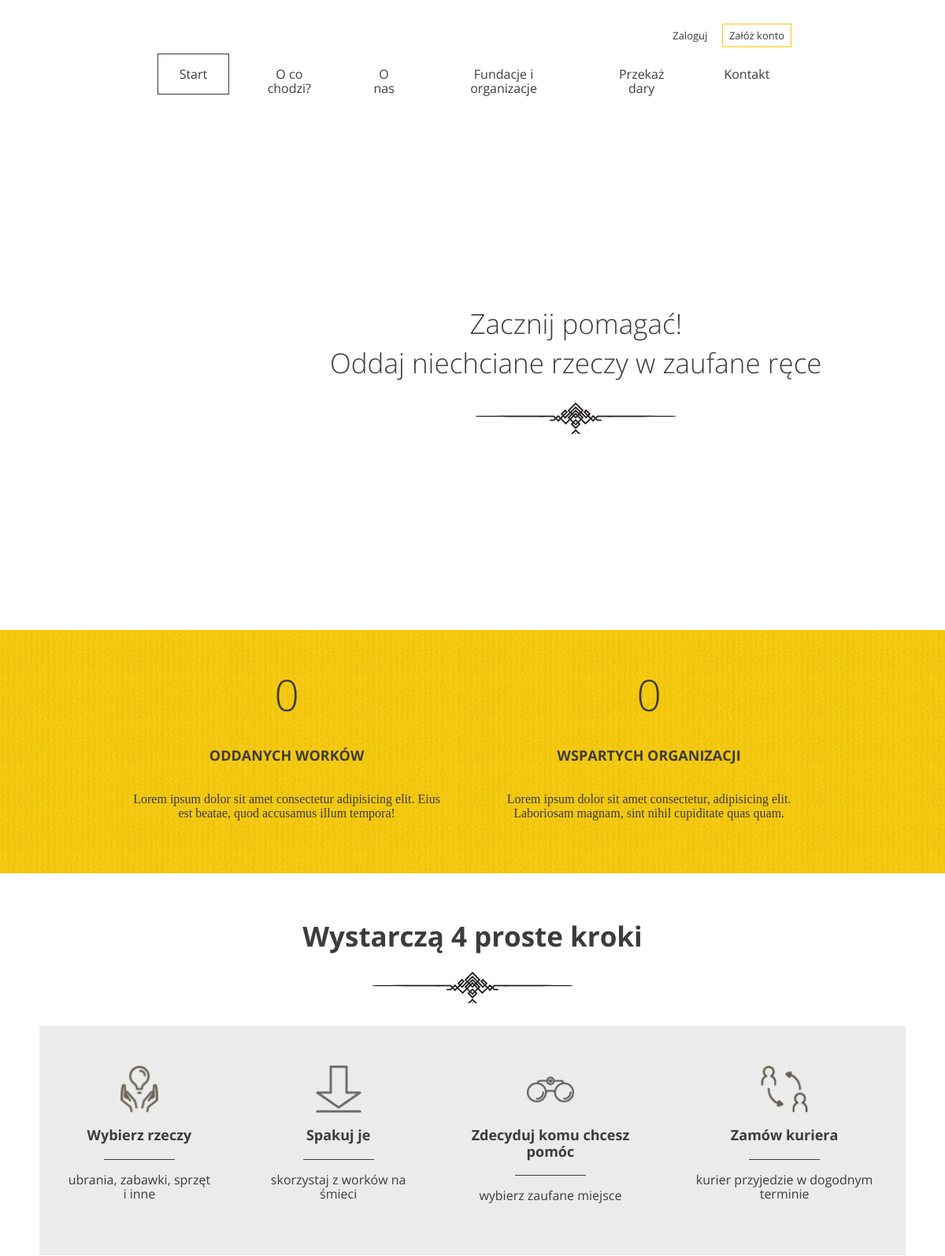
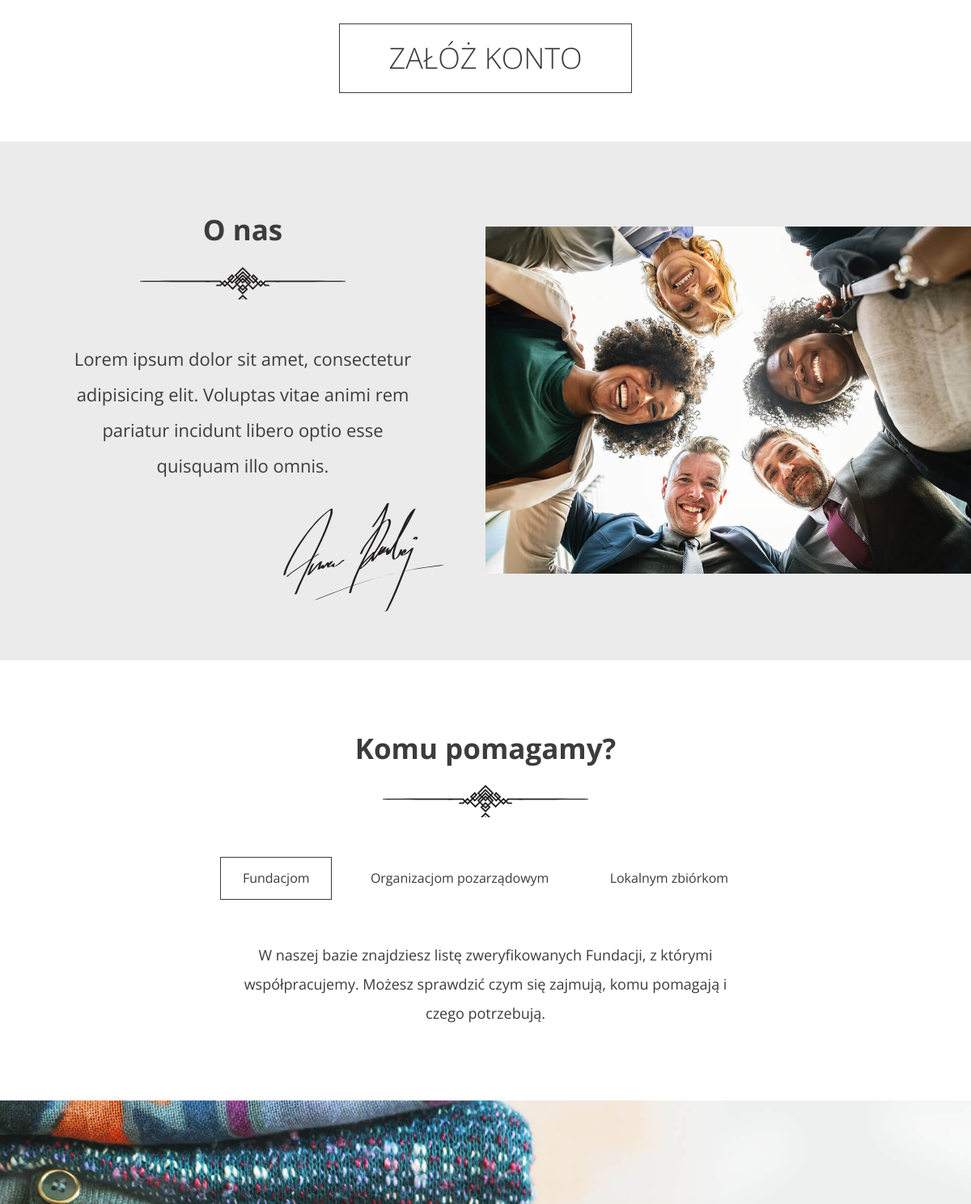
Before: /index/ (upper part) with the older database file (2 pictures, top to bottom).
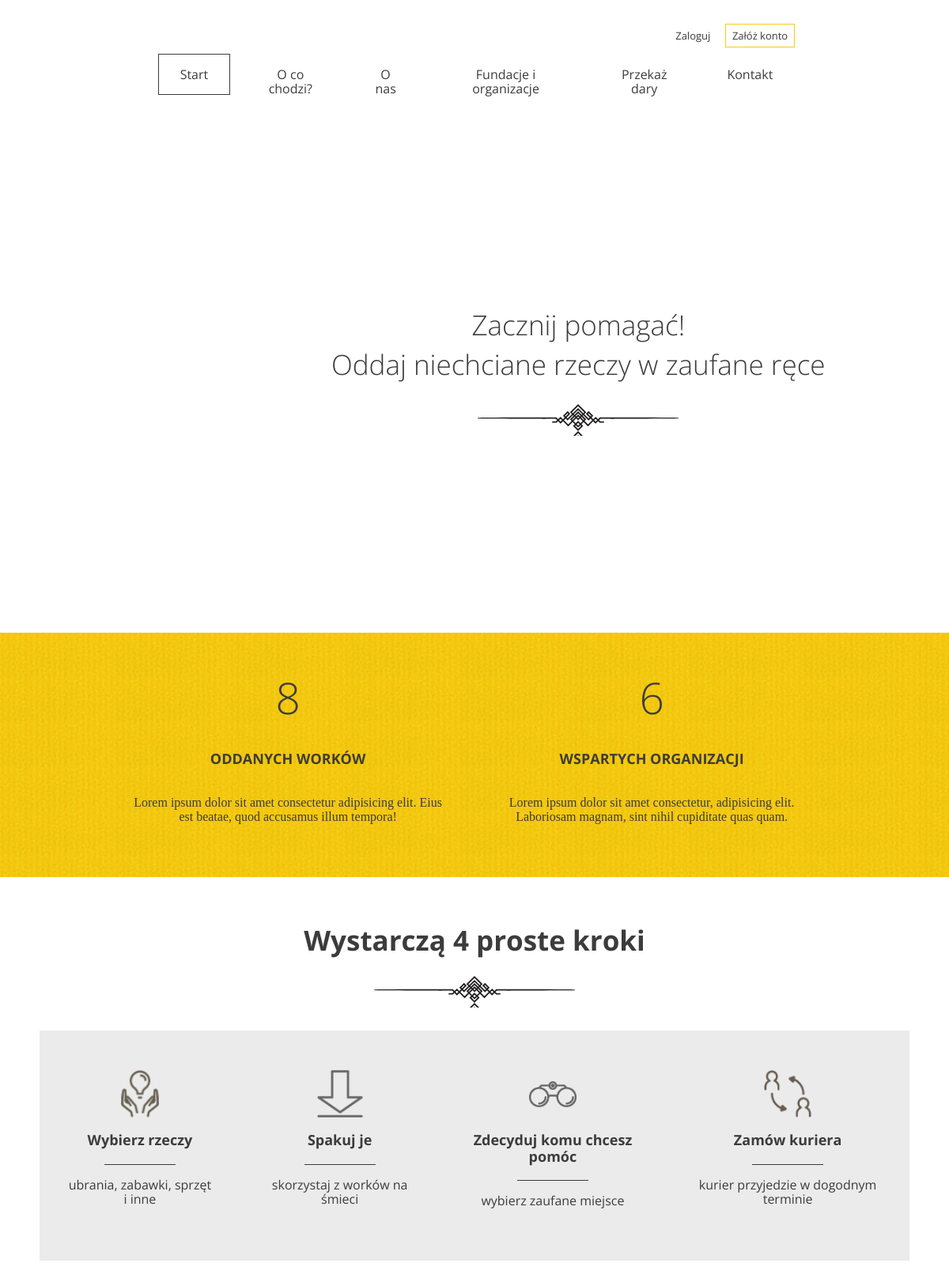
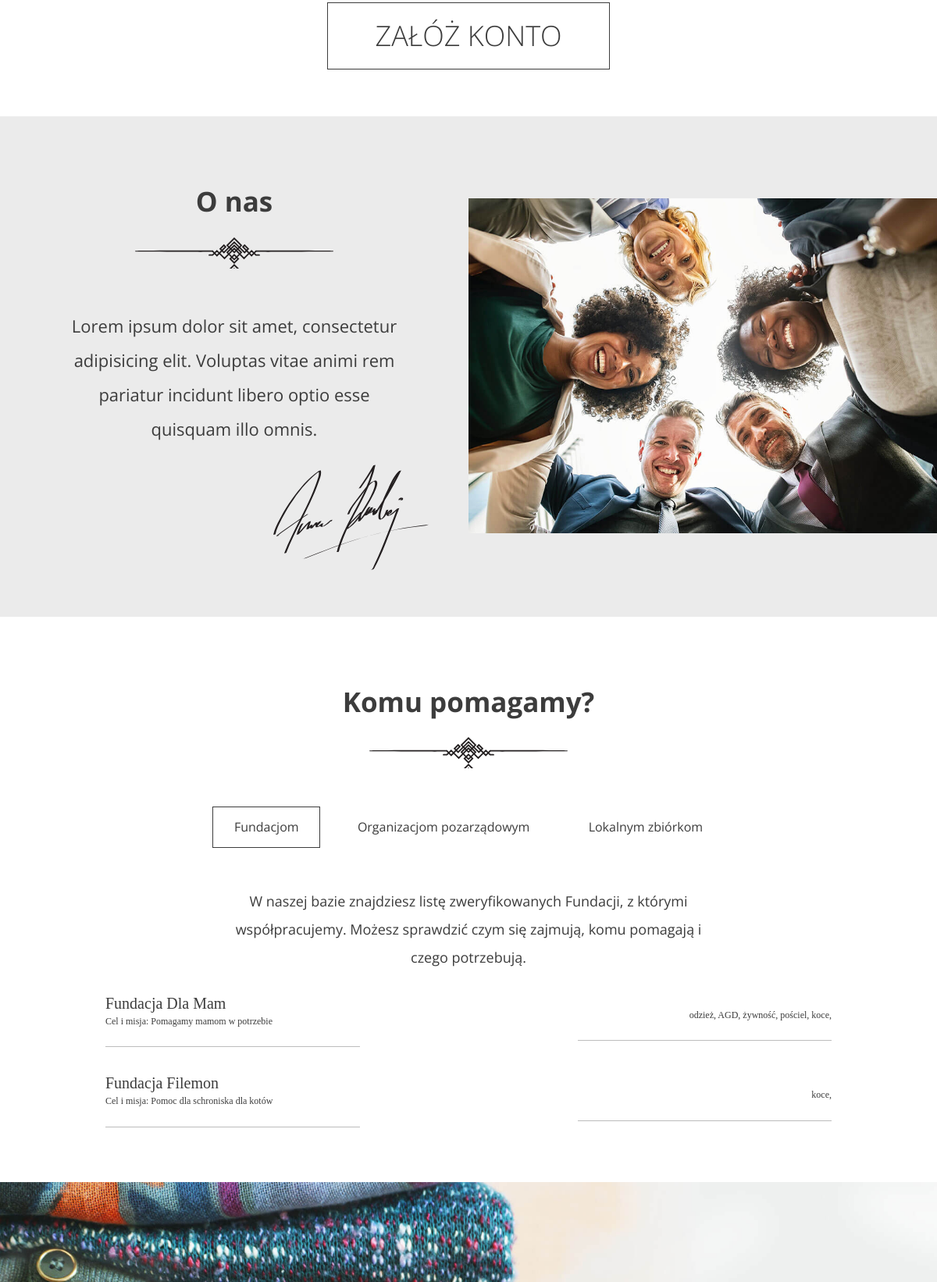
After: the same page with the newer database file (2 pictures, top to bottom).
### sharing_tool/models.py (models this page shows)
class Institution(models.Model):
    name = models.CharField(max_length=64)
    description = models.TextField()
    type = models.IntegerField(choices=types, default=0)
    categories = models.ManyToManyField(Category)

class Category(models.Model):
    name = models.CharField(max_length=64)

### sharing_tool/views.py (the view)
# urls.py: path('index/', LandingPage.as_view(), name='LandingPage' ),
class LandingPage(View):
    def get(self,request):
        donations = Donation.objects.all()
        bags_count = 0
        for donation in donations:
            bags_count += donation.quantity
        organizations_count = Institution.objects.count()
        foundations = Institution.objects.filter(type=0)
        ngos = Institution.objects.filter(type=1)
        foundraisings = Institution.objects.filter(type=2)
        context = {'bags_count':bags_count,
                   'organizations_count':organizations_count,
                   'foundations':foundations,
                   'ngos':ngos,
                   'foundraisings':foundraisings,
                   }
        return render(request, 'sharing_tool/index.html', context)

### sharing_tool/templates/sharing_tool/index.html (shortened to what this page needs)
{%  extends 'base.html' %}
{% load static %}
{% block content %}
  <body>
    <header class="header--main-page">
      <nav class="container container--70">
        <ul class="nav--actions">
          <li><a href="/login/" class="btn btn--small btn--without-border">Zaloguj</a></li>
          <li><a href="/register/" class="btn btn--small btn--highlighted">Załóż konto</a></li>
        </ul>
        <ul>
          <li><a href="" class="btn btn--without-border active">Start</a></li>
          <li><a href="#steps" class="btn btn--without-border">O co chodzi?</a></li>
          <li><a href="#about-us" class="btn btn--without-border">O nas</a></li>
          <li><a href="#help" class="btn btn--without-border">Fundacje i organizacje</a></li>
          <li><a href="/share/#important" class="btn btn--without-border">Przekaż dary</a></li>
          <li><a href="#contact" class="btn btn--without-border">Kontakt</a></li>
        </ul>
      </nav>
      <div class="slogan container container--90">
        <div class="slogan--item">
          <h1>
            Zacznij pomagać!<br />
            Oddaj niechciane rzeczy w zaufane ręce
          </h1>
        </div>
      </div>
    </header>
    <section id="stats" class="stats">
      <div class="container container--85">
        <div class="stats--item">
          <em>{{ bags_count }}</em>
          <h3>Oddanych worków</h3>
          <p>Lorem ipsum dolor sit amet consectetur adipisicing elit. Eius est beatae, quod accusamus illum tempora!</p>
        </div>
        <div class="stats--item">
          <em>{{ organizations_count }}</em>
          <h3>Wspartych organizacji</h3>
          <p>Lorem ipsum dolor sit amet consectetur, adipisicing elit. Laboriosam magnam, sint nihil cupiditate quas quam.</p>
        </div>
      </div>
    </section>
    <section id="steps" class="steps">
      <h2>Wystarczą 4 proste kroki</h2>
      <div class="steps--container">
        <div class="steps--item">
          <span class="icon icon--hands"></span>
          <h3>Wybierz rzeczy</h3>
          <p>ubrania, zabawki, sprzęt i inne</p>
        </div>
        <div class="steps--item">
          <span class="icon icon--arrow"></span>
          <h3>Spakuj je</h3>
          <p>skorzystaj z worków na śmieci</p>
        </div>
        <div class="steps--item">
          <span class="icon icon--glasses"></span>
          <h3>Zdecyduj komu chcesz pomóc</h3>
          <p>wybierz zaufane miejsce</p>
        </div>
        <div class="steps--item">
          <span class="icon icon--courier"></span>
          <h3>Zamów kuriera</h3>
          <p>kurier przyjedzie w dogodnym terminie</p>
        </div>
      </div>
      <a href="/register/" class="btn btn--large">Załóż konto</a>
    </section>
    <section id="about-us" class="about-us">
      <div class="about-us--text">
        <h2>O nas</h2>
        <p>Lorem ipsum dolor sit amet, consectetur adipisicing elit. Voluptas vitae animi rem pariatur incidunt libero optio esse quisquam illo omnis.</p>
        <img src="/static/images/signature.svg" class="about-us--text-signature" alt="Signature" />
      </div>
      <div class="about-us--image"><img src="/static/images/about-us.jpg" alt="People in circle" /></div>
    </section>
     <section id="help" class="help">
      <h2>Komu pomagamy?</h2>
      <ul class="help--buttons">
        <li data-id="1"><a href="#" class="btn btn--without-border active">Fundacjom</a></li>
        <li data-id="2"><a href="#" class="btn btn--without-border">Organizacjom pozarządowym</a></li>
        <li data-id="3"><a href="#" class="btn btn--without-border">Lokalnym zbiórkom</a></li>
      </ul>
      <div class="help--slides active" data-id="1">
        <p>W naszej bazie znajdziesz listę zweryfikowanych Fundacji, z którymi współpracujemy. Możesz sprawdzić czym się zajmują, komu pomagają i czego potrzebują.</p>
        <ul class="help--slides-items">
            {%  for foundation in foundations %}
          <li>
            <div class="col">
              <div class="title">Fundacja {{ foundation.name }}</div>
              <div class="subtitle">Cel i misja: {{ foundation.description }}</div>
            </div>
            <div class="col"><div class="text">
                {% for category in foundation.categories.all %}
                {{ category.name}},
                {% endfor %}
                    </div></div>
          </li>
            {% endfor %}
      </div>
    </section>
{% endblock %}

### templates/base.html (shortened to what this page needs)
{% load static %}
<!DOCTYPE html>
<html lang="pl">
  <head>
    <link rel="stylesheet" href="/static/css/style.css" />
  </head>
<body>
{%  block content %}
{% endblock %}
    <footer>
      <div id="contact" class="contact">
      </div>
    </footer>
  </body>
</html>

Changed rows visible on the page:
added Institution: name "Dla Mam", description "Pomagamy mamom w potrzebie"
added Category: name "odzież", shown under "Dla Mam"
added Category: name "AGD", shown under "Dla Mam"
added Category: name "żywność", shown under "Dla Mam"
added Category: name "pościel", shown under "Dla Mam"
added Category: name "koce"
added Institution: name "Filemon", description "Pomoc dla schroniska dla kotów"
Other visible differences:
{{ bags_count }}: "0" → "8"
{{ organizations_count }}: "0" → "6"
